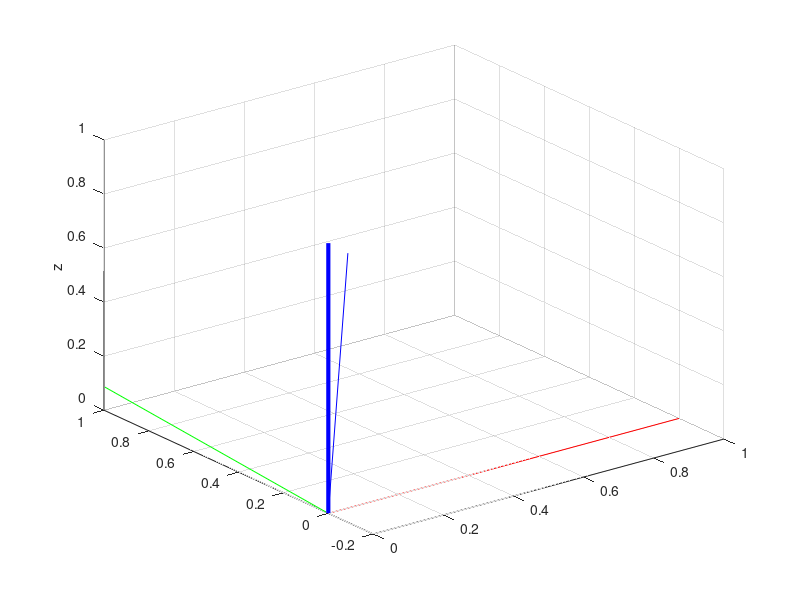

Source code (MATLAB):
%% Imprimi os eixos com a devida rotação em relação ao eixos originais

% Limpar todas as variaveis, janelas e o command window
close all; clear all; clc; 

% Inicializa o sistema de coordenadas, criando a orientação original
X0 = [0 1; 0 0; 0 0];
Y0 = [0 0; 0 1; 0 0];
Z0 = [0 0; 0 0; 0 1];

% Plot do sistema de cooredenas com a devida orientação
plot3(X0(1,:),X0(2,:),X0(3,:),'r','Linewidth',3.0)
xlabel('x')
plot3(Y0(1,:),Y0(2,:),Y0(3,:),'g','Linewidth',3.0)
ylabel('y')
plot3(Z0(1,:),Z0(2,:),Z0(3,:),'b','Linewidth',3.0)
zlabel('z')
grid on
hold on

%Ângulo de rotação desejado e abreviação trigonometrica
phi = input('Entre com valor do ângulo de rotação:'); 
c = cosd(phi);
s = sind(phi);

%Matriz de rotação e novos vetores rotacionados
Rot = [[1 0 0];
       [0 c -s];
       [0 s c]];
X1 = Rot*X0;
Y1 = Rot*Y0;
Z1 = Rot*Z0;

% Imprimi a matriz de rotação R
fprintf('A matriz de rotação R, dado o ângulo %d graus é:\n',phi);
disp(Rot)

hold on
plot3(X1(1,:),X1(2,:),X1(3,:),'r')
plot3(Y1(1,:),Y1(2,:),Y1(3,:),'g')
plot3(Z1(1,:),Z1(2,:),Z1(3,:),'b')
